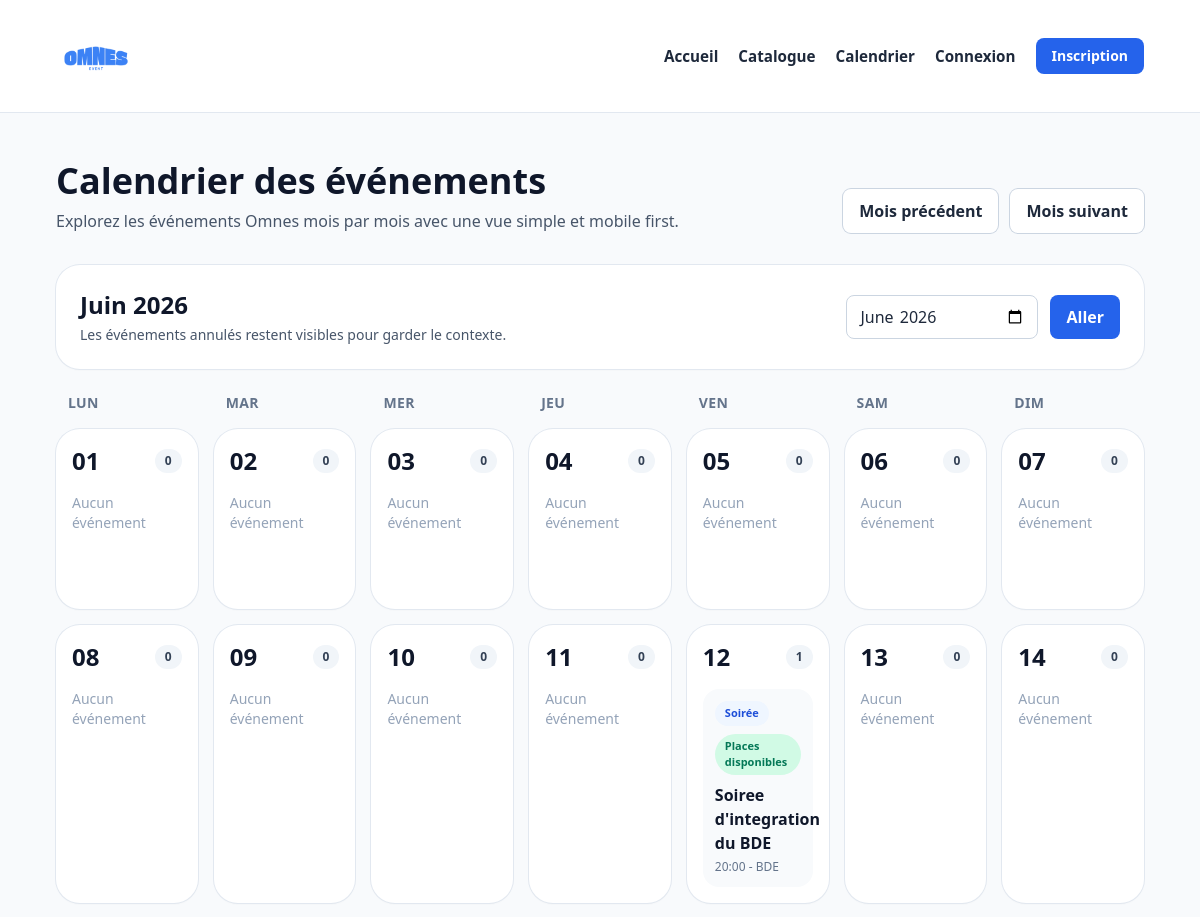
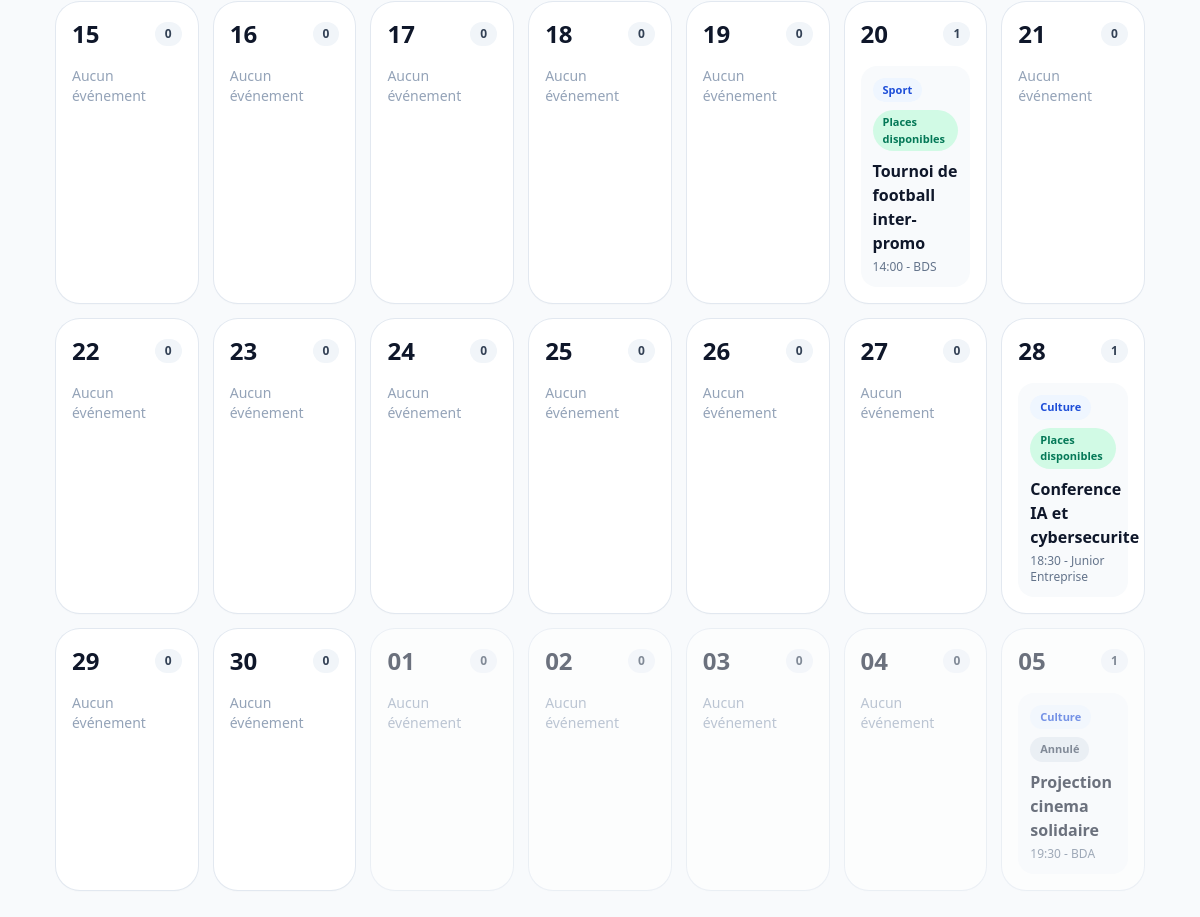
The page /pages/calendrier.php?mois=2026-06 on the database its author committed (2 pictures, top to bottom).
### tables this page shows
CREATE TABLE evenements (
    id INT AUTO_INCREMENT PRIMARY KEY,
    titre VARCHAR(180) NOT NULL,
    description TEXT NOT NULL,
    details_complets TEXT NULL,
    date_evenement DATETIME NOT NULL,
    lieu VARCHAR(180) NOT NULL,
    adresse_complete VARCHAR(255) NULL,
    categorie VARCHAR(50) NOT NULL,
    association VARCHAR(120) NOT NULL,
    image VARCHAR(255) NULL,
    capacite_max INT NOT NULL,
    prix DECIMAL(10,2) NOT NULL DEFAULT 0.00,
    places_reservees INT NOT NULL DEFAULT 0,
    statut ENUM('actif', 'annule') NOT NULL DEFAULT 'actif',
    organisateur_id INT NOT NULL,
    created_at TIMESTAMP NOT NULL DEFAULT CURRENT_TIMESTAMP,
    CONSTRAINT fk_evenements_organisateur
        FOREIGN KEY (organisateur_id) REFERENCES users(id)
        ON DELETE CASCADE
        ON UPDATE CASCADE
);

### includes/functions.php (called while the page is built, shortened)
<?php
function e(null|string|int|float $value): string
{
    return htmlspecialchars((string) $value, ENT_QUOTES, 'UTF-8');
}
function url(string $path = ''): string
{
    $path = trim($path);
    return BASE_URL . '/' . ltrim($path, '/');
}
function format_event_date(string $datetime, string $format = 'd/m/Y à H:i'): string
{
    return (new DateTime($datetime))->format($format);
}
function normalize_category(?string $value): ?string
{
    $normalized = trim(mb_strtolower($value, 'UTF-8'));
    $normalized = strtr($normalized, [
        'é' => 'e',
        'è' => 'e',
        'ê' => 'e',
        'ë' => 'e',
        'à' => 'a',
        'â' => 'a',
        'î' => 'i',
        'ï' => 'i',
        'ô' => 'o',
        'ö' => 'o',
        'ù' => 'u',
        'û' => 'u',
        'ü' => 'u',
        'Ã©' => 'e',
        'Ã¨' => 'e',
        'Ãª' => 'e',
        'Ã«' => 'e',
        'Ã ' => 'a',
        'Ã¢' => 'a',
        'Ã®' => 'i',
        'Ã¯' => 'i',
        'Ã´' => 'o',
        'Ã¶' => 'o',
        'Ã¹' => 'u',
        'Ã»' => 'u',
        'Ã¼' => 'u',
        'ÃƒÂ©' => 'e',
        'ÃƒÂ¨' => 'e',
        'ÃƒÂª' => 'e',
    ]);
    return match ($normalized) {
        'soiree' => 'Soiree',
        'sport' => 'Sport',
        'culture' => 'Culture',
        default => null,
    };
}
function display_category(?string $category): string
{
    return match (normalize_category($category)) {
        'Soiree' => 'Soirée',
        'Sport' => 'Sport',
        'Culture' => 'Culture',
        default => (string) $category,
    };
}
function event_reserved_places(array $event, PDO $pdo): int
{
    if (isset($event['places_reservees'])) {
        return (int) $event['places_reservees'];
    }
    $stmt = $pdo->prepare(
        'SELECT COUNT(*)
         FROM reservations
         WHERE evenement_id = :event_id
           AND statut = "reserve"'
    );
    $stmt->execute(['event_id' => (int) $event['id']]);
    return (int) $stmt->fetchColumn();
}
function event_badge(string $status, int $reserved, int $capacity): array
{
    if ($status === 'annule') {
        return ['bg-slate-200 text-slate-700', 'Annulé'];
    }
    return ['bg-emerald-100 text-emerald-700', 'Places disponibles'];
}

### pages/calendrier.php (the view, shortened to what this page needs)
<?php
require_once __DIR__ . '/../includes/bootstrap.php';
$monthInput = trim((string) ($_GET['mois'] ?? date('Y-m')));
$monthDate = DateTime::createFromFormat('Y-m', $monthInput);
if ($monthDate === false) {
    $monthDate = new DateTime(date('Y-m-01'));
} else {
    $monthDate->setDate((int) $monthDate->format('Y'), (int) $monthDate->format('m'), 1);
}
$monthStart = (clone $monthDate)->setTime(0, 0, 0);
$monthEnd = (clone $monthStart)->modify('last day of this month')->setTime(23, 59, 59);
$calendarStart = (clone $monthStart)->modify('-' . ((int) $monthStart->format('N') - 1) . ' days');
$calendarEnd = (clone $monthEnd)->modify('+' . (7 - (int) $monthEnd->format('N')) . ' days');
$prevMonth = (clone $monthStart)->modify('-1 month')->format('Y-m');
$nextMonth = (clone $monthStart)->modify('+1 month')->format('Y-m');
$stmt = $pdo->prepare(
    'SELECT e.*
     FROM evenements e
     WHERE e.date_evenement BETWEEN :start_date AND :end_date
     ORDER BY e.date_evenement ASC'
);
$stmt->execute([
    'start_date' => $calendarStart->format('Y-m-d H:i:s'),
    'end_date' => $calendarEnd->format('Y-m-d H:i:s'),
]);
$events = $stmt->fetchAll();
$eventsByDay = [];
foreach ($events as $event) {
    $dayKey = (new DateTime($event['date_evenement']))->format('Y-m-d');
    $eventsByDay[$dayKey][] = $event;
}
$days = [];
$cursor = clone $calendarStart;
while ($cursor <= $calendarEnd) {
    $days[] = clone $cursor;
    $cursor->modify('+1 day');
}
$weekdayLabels = ['Lun', 'Mar', 'Mer', 'Jeu', 'Ven', 'Sam', 'Dim'];
$monthLabels = [
    1 => 'Janvier',
    2 => 'Février',
    3 => 'Mars',
    4 => 'Avril',
    5 => 'Mai',
    6 => 'Juin',
    7 => 'Juillet',
    8 => 'Août',
    9 => 'Septembre',
    10 => 'Octobre',
    11 => 'Novembre',
    12 => 'Decembre',
];
$calendarTitle = $monthLabels[(int) $monthStart->format('n')] . ' ' . $monthStart->format('Y');
include __DIR__ . '/../includes/header.php';
?>
<section class="mx-auto max-w-6xl px-4 py-12 md:px-8">
    <div class="mb-8 flex flex-col gap-4 md:flex-row md:items-end md:justify-between">
        <div>
            <h1 class="text-4xl font-bold text-slate-900">Calendrier des événements</h1>
            <p class="mt-2 text-slate-600">Explorez les événements Omnes mois par mois avec une vue simple et mobile first.</p>
        </div>
        <div class="flex flex-wrap gap-3">
            <a href="<?= e(url('pages/calendrier.php?mois=' . $prevMonth)) ?>" class="rounded-lg bg-white px-4 py-2.5 font-semibold text-slate-800 ring-1 ring-slate-300 hover:bg-slate-100">
                Mois précédent
            </a>
            <a href="<?= e(url('pages/calendrier.php?mois=' . $nextMonth)) ?>" class="rounded-lg bg-white px-4 py-2.5 font-semibold text-slate-800 ring-1 ring-slate-300 hover:bg-slate-100">
                Mois suivant
            </a>
        </div>
    </div>
    <div class="mb-6 rounded-3xl bg-white p-6 shadow-sm ring-1 ring-slate-200">
        <div class="flex flex-col gap-4 md:flex-row md:items-center md:justify-between">
            <div>
                <h2 class="text-2xl font-bold text-slate-900"><?= e($calendarTitle) ?></h2>
                <p class="mt-1 text-sm text-slate-600">Les événements annulés restent visibles pour garder le contexte.</p>
            </div>
            <form method="get" class="flex gap-3">
                <input type="month" name="mois" value="<?= e($monthStart->format('Y-m')) ?>" class="rounded-lg border border-slate-300 px-3 py-2">
                <button type="submit" class="rounded-lg bg-blue-600 px-4 py-2 font-semibold text-white hover:bg-blue-700">Aller</button>
            </form>
        </div>
    </div>
    <div class="mb-4 hidden grid-cols-7 gap-4 md:grid">
        <?php foreach ($weekdayLabels as $label): ?>
            <div class="px-3 text-sm font-semibold uppercase tracking-wide text-slate-500"><?= e($label) ?></div>
        <?php endforeach; ?>
    </div>
    <div class="grid gap-4 md:grid-cols-7">
        <?php foreach ($days as $day): ?>
            <?php
            $dayKey = $day->format('Y-m-d');
            $isCurrentMonth = $day->format('m') === $monthStart->format('m');
            $dayEvents = $eventsByDay[$dayKey] ?? [];
            ?>
            <article class="min-h-[180px] rounded-3xl bg-white p-4 shadow-sm ring-1 ring-slate-200 <?= $isCurrentMonth ? '' : 'opacity-60' ?>">
                <div class="mb-4 flex items-center justify-between">
                    <div>
                        <p class="text-2xl font-bold text-slate-900"><?= e($day->format('d')) ?></p>
                    </div>
                    <span class="rounded-full bg-slate-100 px-2.5 py-1 text-xs font-semibold text-slate-700"><?= e((string) count($dayEvents)) ?></span>
                </div>
                <div class="space-y-3">
                    <?php if ($dayEvents === []): ?>
                        <p class="text-sm text-slate-400">Aucun événement</p>
                    <?php endif; ?>
                    <?php foreach ($dayEvents as $event): ?>
                        <?php
                        $reserved = event_reserved_places($event, $pdo);
                        [$badgeClass, $badgeLabel] = event_badge($event['statut'], $reserved, (int) $event['capacite_max']);
                        ?>
                        <a href="<?= e(url('pages/detail-evenement.php?id=' . (int) $event['id'])) ?>" class="block rounded-2xl bg-slate-50 p-3 hover:bg-slate-100">
                            <div class="mb-2 flex flex-wrap items-center justify-between gap-2">
                                <span class="rounded-full bg-blue-50 px-2.5 py-1 text-[11px] font-semibold text-blue-700"><?= e(display_category($event['categorie'])) ?></span>
                                <span class="rounded-full px-2.5 py-1 text-[11px] font-semibold <?= e($badgeClass) ?>"><?= e($badgeLabel) ?></span>
                            </div>
                            <p class="font-semibold text-slate-900"><?= e($event['titre']) ?></p>
                            <p class="mt-1 text-xs text-slate-500"><?= e(format_event_date($event['date_evenement'], 'H:i')) ?> - <?= e($event['association']) ?></p>
                        </a>
                    <?php endforeach; ?>
                </div>
            </article>
        <?php endforeach; ?>
    </div>
</section>
<?php include __DIR__ . '/../includes/footer.php'; ?>

### assets/styles.css (style rules this page uses)
html { scroll-behavior: smooth; }
body { font-family: "Segoe UI", Tahoma, Geneva, Verdana, sans-serif; }

### rows shown on the page
evenements: categorie "Soirée", badgeLabel "Places disponibles", titre "Soiree d'integration du BDE", date_evenement "20:00", association "BDE"
evenements: categorie "Sport", badgeLabel "Places disponibles", titre "Tournoi de football inter-promo", date_evenement "14:00", association "BDS"
evenements: categorie "Culture", badgeLabel "Places disponibles", titre "Conference IA et cybersecurite", date_evenement "18:30", association "Junior Entreprise"
evenements: categorie "Culture", badgeLabel "Annulé", titre "Projection cinema solidaire", date_evenement "19:30", association "BDA"

### other values the page prints
$calendarTitle "Juin 2026"
$label "LUN"
$label "MAR"
$label "MER"
$label "JEU"
$label "VEN"
$label "SAM"
$label "DIM"
$day->format('d') "01"
count($dayEvents) "0"
$day->format('d') "02"
$day->format('d') "03"
$day->format('d') "04"
$day->format('d') "05"
$day->format('d') "06"
